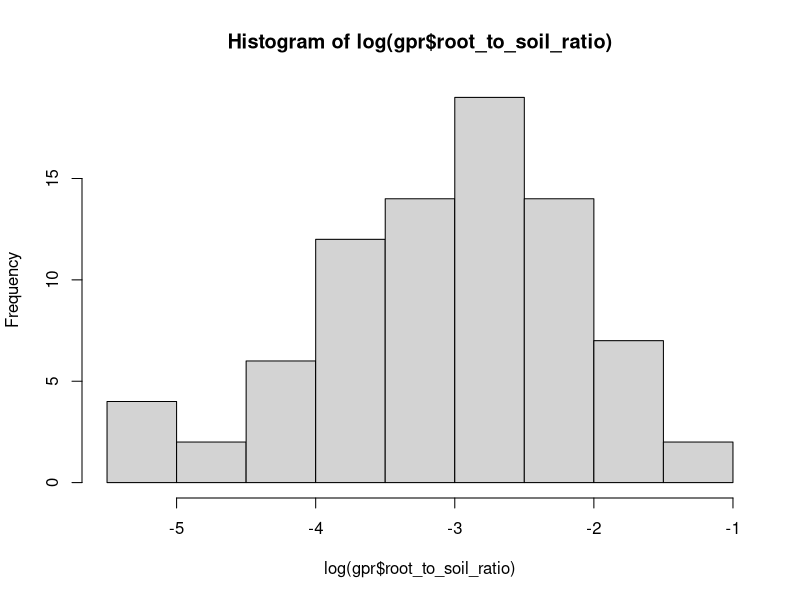
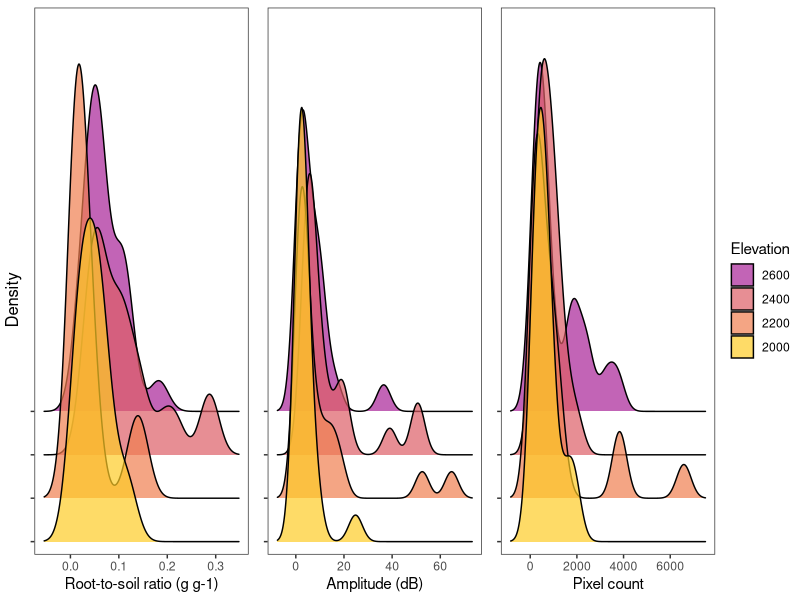
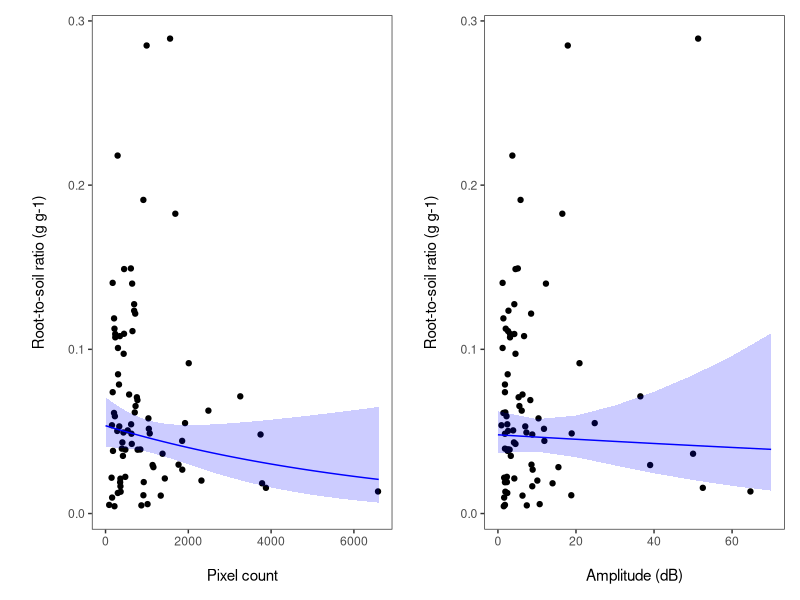
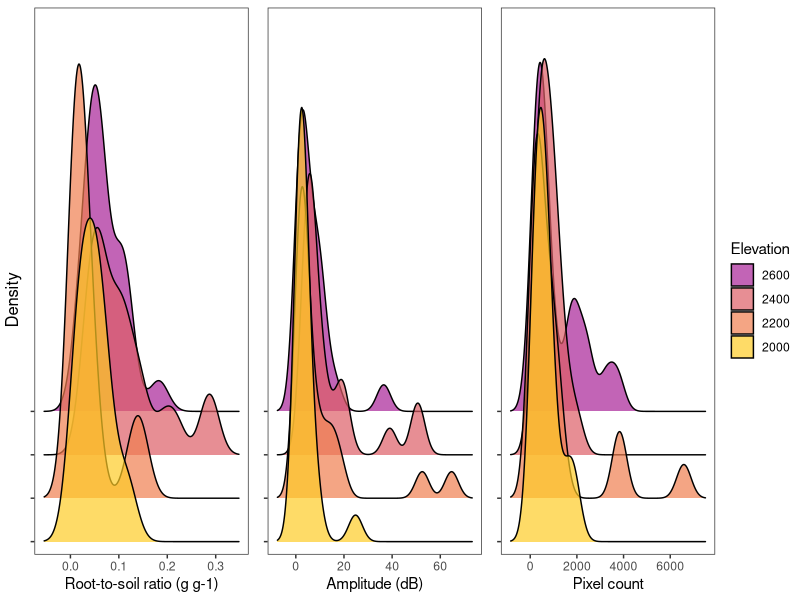
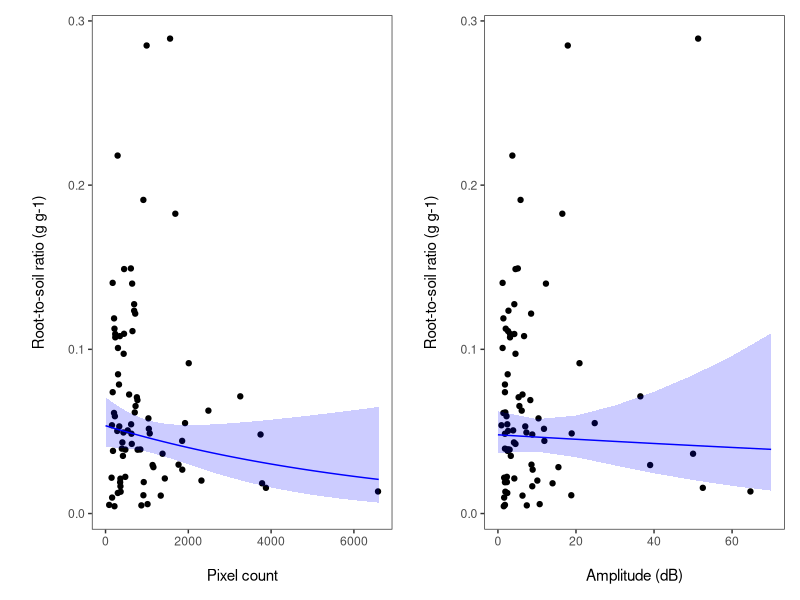

R code for these plots, in order:
# Analysis on GPR pixel count and amplitude versus root biomass
# created 18/10/2024 by Jakub
# modified 3/12/2024 by Jakub
# modified 01/07/2025 by Joe

### 1. Set up ----
library(tidyverse)
library(lme4)
library(ggeffects)
library(ggridges)
library(ggpubr)
library(patchwork)

### load clean transect and root biomass data
gpr_clean <- read_csv('vi_root_biomass/vi_PFTC7_clean_gpr_transect_root_biomass_2023.csv') 

### 2. Format and glimpse data ----
# keep only detections with corresponding root biomass data
gpr <- gpr_clean %>%
  pivot_wider(names_from = 'variable', values_from = 'value')

glimpse(gpr)
hist(log(gpr$root_to_soil_ratio))

### 3. Density plots per variable by elevation ----
scl= 10
alp3 = 0.7
cols2<- c("#A72197",  "#DD5E66", "#EF7F4F", "#FDCB26") # 2800m: #6F00A8
lwd = 0.5

gpr$elevation_m_asl <- factor(gpr$elevation_m_asl)

biomass <- ggplot(gpr, aes(x = root_to_soil_ratio, y = elevation_m_asl, fill = elevation_m_asl)) +
  geom_density_ridges(alpha= alp3, scale = scl, linewidth=lwd)+
  scale_fill_manual(values = cols2, breaks = c(2600, 2400, 2200, 2000))+
  scale_y_discrete(expand = expansion(mult = c(0.1, 3.1)))+
  labs(x = "Root-to-soil ratio (g g-1)", color = "Elevation", fill ="Elevation")+
  theme_bw()+
  theme(panel.grid = element_blank(),
        axis.title.y = element_blank())

amplitude <- ggplot(gpr, aes(x = amplitude, y = elevation_m_asl, fill = elevation_m_asl)) +
  geom_density_ridges(alpha= alp3, scale = scl, linewidth=lwd)+
  scale_fill_manual(values = cols2, breaks = c(2600, 2400, 2200, 2000))+
  scale_y_discrete(expand = expansion(mult = c(0.1, 3.1)))+
  labs(x = "Amplitude (dB)", color = "Elevation", fill ="Elevation")+
  theme_bw()+
  theme(panel.grid = element_blank(),
        axis.title.y = element_blank())

pixel_count <- ggplot(gpr, aes(x = pixel_count, y = elevation_m_asl, fill = elevation_m_asl)) +
  geom_density_ridges(alpha= alp3, scale = scl, linewidth=lwd)+
  scale_fill_manual(values = cols2, breaks = c(2600, 2400, 2200, 2000))+
  scale_y_discrete(expand = expansion(mult = c(0.1, 3.1)))+
  labs(x = "Pixel count", color = "Elevation", fill ="Elevation")+
  theme_bw()+
  theme(panel.grid = element_blank(),
        axis.title.y = element_blank())

# Combine into single panel 
gpr_vars_elev <- ggarrange(biomass + rremove("y.text"), amplitude + rremove("y.text"), pixel_count + rremove("y.text"), common.legend = TRUE, legend = "right", align = "v", label.y = 1, nrow = 1) %>%
  annotate_figure(left = text_grob("Density",rot = 90))
gpr_vars_elev

# Save figure
ggsave("gpr_vars_elev.png", gpr_vars_elev, path= "results/vi_root_biomass", height = 1.5, width = 7 , bg= "white", units= "in")

### 4. Run regression models ----
# Custom min-max scaling ----
min_val <- min(gpr$pixel_count)
max_val <- max(gpr$pixel_count)
gpr$pixel_count_scaled <- (gpr$pixel_count - min_val) / (max_val - min_val)

# Models ----
model1 <- lm(log(root_to_soil_ratio) ~ pixel_count, data = gpr)
model2 <- lm(log(root_to_soil_ratio) ~ pixel_count_scaled, data = gpr)
model3 <- lm(log(root_to_soil_ratio) ~ amplitude, data = gpr)

summary(model1)
summary(model2) # No difference between model1 and model2
summary(model3)

# Predictions ----
pred_model1 <- ggpredict(model1, terms = "pixel_count")
pred_model3 <- ggpredict(model3, terms = "amplitude")

# Plot ----
# Plot with predictions for Pixel count (Model 1)
ggplot(data = gpr, aes(x = pixel_count, y = root_to_soil_ratio)) +
  geom_point() +
  geom_line(data = pred_model1, aes(x = x, y = predicted), color = "blue", inherit.aes = FALSE) +  # Prediction line
  geom_ribbon(data = pred_model1, aes(x = x, ymin = conf.low, ymax = conf.high), 
                fill = "blue", alpha = 0.2, inherit.aes = FALSE) +  # Confidence interval
  theme_bw() +
  labs(x = "\nPixel count", y = "\nRoot-to-soil ratio (g g-1)\n") +
  theme(panel.grid = element_blank()) +

# Plot with predictions for Amplitude (Model 3)
ggplot(aes(x = amplitude, y = root_to_soil_ratio), data = gpr) +
  geom_point() +
  geom_line(data = pred_model3, aes(x = x, y = predicted), color = "blue", inherit.aes = FALSE) +  # Prediction line
  geom_ribbon(data = pred_model3, aes(x = x, ymin = conf.low, ymax = conf.high), 
              fill = "blue", alpha = 0.2, inherit.aes = FALSE) +  # Confidence interval
  theme_bw() +
  labs(x = "\nAmplitude (dB)", y = "\nRoot-to-soil ratio (g g-1)\n") +
  theme(panel.grid = element_blank())

# Save figure
ggsave("gpr_regression_models.png", path= "results/vi_root_biomass", height = 3, width = 7 , bg= "white", units= "in")
